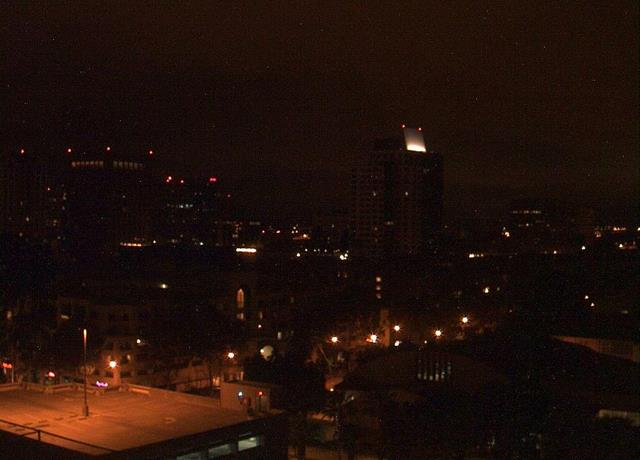
#> input picture data/night.jpg, 640 x 460 px, found by its file name
$ python CLAHE.py --input data/night.jpg --output results/clahe_enhanced.png
#> lines starting #> are read from the running program, lines starting #| are printed output that depends on the picture; after the words box and inside, x2 and y2 are one past the last pixel; in counts of white or black regions, pixels touching at a corner belong together
### src/utils.py
import os

import cv2
import matplotlib.pyplot as plt
import numpy as np
from matplotlib.backends.backend_agg import FigureCanvasAgg as FigureCanvas

CANVAS_SIZE = 500
HISTOGRAM_SIZE = 600
STEP_MARGIN = 20


def load_bgr(path: str) -> np.ndarray:
    """Load a colour image as uint8 BGR. Raises FileNotFoundError if the file cannot be opened."""
    img = cv2.imread(path)
    if img is None:
        raise FileNotFoundError(f"Cannot load image: {os.path.abspath(path)}")
    return img


def histogram_match(source, reference):
    """Match the histogram of source to reference, channel-wise."""
    matched = np.zeros_like(source)
    for c in range(3):
        src = source[:, :, c].ravel()
        ref = reference[:, :, c].ravel()
        src_values, src_indices, src_counts = np.unique(
            src, return_inverse=True, return_counts=True
        )
        ref_values, ref_counts = np.unique(ref, return_counts=True)
        src_cdf = np.cumsum(src_counts).astype(np.float64)
        src_cdf /= src_cdf[-1]
        ref_cdf = np.cumsum(ref_counts).astype(np.float64)
        ref_cdf /= ref_cdf[-1]
        interp_values = np.interp(src_cdf, ref_cdf, ref_values)
        matched[:, :, c] = (
            interp_values[src_indices]
            .reshape(source.shape[0], source.shape[1])
            .astype(np.uint8)
        )
    return matched


def mse_between_images(img1, img2):
    """Return per-channel (R, G, B) and average MSE between two BGR images."""
    mse_channels = np.mean(
        (img1.astype("float") - img2.astype("float")) ** 2, axis=(0, 1)
    )
    mse_b, mse_g, mse_r = mse_channels
    mse_overall = float(mse_channels.mean())
    return mse_r, mse_g, mse_b, mse_overall


def visualize_pipeline(steps):
    n_steps = len(steps)
    title_height = 40
    canvas_width = n_steps * (CANVAS_SIZE + STEP_MARGIN) - STEP_MARGIN
    canvas_height = title_height + CANVAS_SIZE
    pipeline_canvas = np.ones((canvas_height, canvas_width, 3), dtype=np.uint8) * 255
    for idx, (title, img) in enumerate(steps):
        x_start = idx * (CANVAS_SIZE + STEP_MARGIN)
        title_canvas = np.ones((title_height, CANVAS_SIZE, 3), dtype=np.uint8) * 255
        cv2.putText(
            title_canvas,
            f"Step {idx + 1}: {title}",
            (10, 28),
            cv2.FONT_HERSHEY_SIMPLEX,
            0.8,
            (0, 0, 0),
            2,
        )
        step_img = cv2.resize(img, (CANVAS_SIZE, CANVAS_SIZE))
        pipeline_canvas[0:title_height, x_start : x_start + CANVAS_SIZE] = title_canvas
        pipeline_canvas[
            title_height : title_height + CANVAS_SIZE, x_start : x_start + CANVAS_SIZE
        ] = step_img
    return pipeline_canvas


def plot_histogram_image(image, title):
    fig, ax = plt.subplots(figsize=(5, 5), dpi=100)
    colors = ("b", "g", "r")
    for i, color in enumerate(colors):
        hist = cv2.calcHist([image], [i], None, [256], [0, 256])
        ax.plot(hist, color=color)
    ax.set_xlim(0, 256)
    ax.set_title(title)
    ax.set_xlabel("Pixel Value")
    ax.set_ylabel("Frequency")
    ax.grid(True)
    fig.tight_layout()
    canvas = FigureCanvas(fig)
    canvas.draw()
    width, height = fig.canvas.get_width_height()
    img = np.frombuffer(canvas.buffer_rgba(), dtype=np.uint8)
    img = img.reshape((height, width, 4))
    img = cv2.cvtColor(img, cv2.COLOR_RGBA2BGR)
    plt.close(fig)
    return img


def visualize_histogram_pipeline(steps):
    n_steps = len(steps)
    title_height = 40
    canvas_width = n_steps * (HISTOGRAM_SIZE + STEP_MARGIN) - STEP_MARGIN
    canvas_height = title_height + HISTOGRAM_SIZE
    pipeline_canvas = np.ones((canvas_height, canvas_width, 3), dtype=np.uint8) * 255
    for idx, (title, img) in enumerate(steps):
        x_start = idx * (HISTOGRAM_SIZE + STEP_MARGIN)
        title_canvas = np.ones((title_height, HISTOGRAM_SIZE, 3), dtype=np.uint8) * 255
        cv2.putText(
            title_canvas,
            f"Step {idx + 1}: {title} Histogram",
            (10, 28),
            cv2.FONT_HERSHEY_SIMPLEX,
            0.8,
            (0, 0, 0),
            2,
        )
        hist_img = plot_histogram_image(img, title)
        hist_img = cv2.resize(hist_img, (HISTOGRAM_SIZE, HISTOGRAM_SIZE))
        pipeline_canvas[0:title_height, x_start : x_start + HISTOGRAM_SIZE] = (
            title_canvas
        )
        pipeline_canvas[
            title_height : title_height + HISTOGRAM_SIZE,
            x_start : x_start + HISTOGRAM_SIZE,
        ] = hist_img
    return pipeline_canvas

### src/CLAHE.py
"""
Night-to-Day Image Enhancement  —  CS 545 Mid-Term Project
===========================================================

Algorithm: CLAHE + Gaussian Blur + Histogram Match
---------------------------------------------------
  1. CLAHE ×CLAHE_PASSES on the LAB L-channel  — contrast lift without colour shift.
  2. Gaussian blur (σ=FINAL_SIGMA)              — final anti-aliasing / de-blocking.
  3. Histogram match to the reference day image — global colour/tone alignment.

USAGE
-----
  # Enhance a night image:
  python src/CLAHE.py --input data/night.jpg --output results/clahe_enhanced.png

  # Also evaluate MSE against ground truth:
  python src/CLAHE.py --input data/night.jpg --output results/clahe_enhanced.png \\
                      --eval_ref data/day.jpg
"""

import argparse
import os
import sys

import cv2
import numpy as np

sys.path.insert(0, os.path.dirname(__file__))
from utils import (
    histogram_match,
    load_bgr,
    mse_between_images,
    visualize_histogram_pipeline,
    visualize_pipeline,
)

# ─────────────────────────────────────────────────────────────────────────────
# Constants
# ─────────────────────────────────────────────────────────────────────────────

CLAHE_CLIP = 2.0  # CLAHE clip limit
CLAHE_TILE = 4  # CLAHE tileGridSize (square)
CLAHE_PASSES = 2  # number of successive CLAHE applications on L-channel
FINAL_SIGMA = 1.8  # Gaussian blur σ for final anti-aliasing / de-blocking
REF_DAY_PATH = "data/day.jpg"  # reference day image for histogram match


# ─────────────────────────────────────────────────────────────────────────────
# Enhancement
# ─────────────────────────────────────────────────────────────────────────────


def enhance(night_bgr: np.ndarray) -> tuple:
    """
    Enhance a night image with CLAHE on the LAB L-channel, a final Gaussian
    blur, and a histogram match to the reference day image (REF_DAY_PATH).

    Returns (enhanced_image, list_of_pipeline_steps).
    """
    ref_day = load_bgr(REF_DAY_PATH)
    steps = []
    img = night_bgr.copy()
    steps.append(("Input", img.copy()))

    clahe = cv2.createCLAHE(clipLimit=CLAHE_CLIP, tileGridSize=(CLAHE_TILE, CLAHE_TILE))
    for _ in range(CLAHE_PASSES):
        lab = cv2.cvtColor(img, cv2.COLOR_BGR2LAB)
        lab[:, :, 0] = clahe.apply(lab[:, :, 0])
        img = cv2.cvtColor(lab, cv2.COLOR_LAB2BGR)
    steps.append(
        (f"CLAHE ×{CLAHE_PASSES} (clip={CLAHE_CLIP}, tile={CLAHE_TILE})", img.copy())
    )

    img = cv2.GaussianBlur(img, (0, 0), FINAL_SIGMA)
    steps.append((f"Gaussian Blur (σ={FINAL_SIGMA})", img.copy()))

    ref_resized = cv2.resize(ref_day, (img.shape[1], img.shape[0]))
    img = histogram_match(img, ref_resized)
    steps.append(("Histogram Match", img.copy()))

    return img, steps


# ─────────────────────────────────────────────────────────────────────────────
# CLI
# ─────────────────────────────────────────────────────────────────────────────


def main():
    parser = argparse.ArgumentParser(
        description="Night-to-Day enhancement via CLAHE + Gaussian blur."
    )
    parser.add_argument(
        "--input",
        "-i",
        type=str,
        default="data/night.jpg",
        help="Path to the night image to enhance.",
    )
    parser.add_argument(
        "--output",
        "-o",
        type=str,
        default="results/clahe/clahe_enhanced.png",
        help="Where to save the enhanced image.",
    )
    parser.add_argument(
        "--eval_ref",
        "--eval",
        dest="eval_ref",
        type=str,
        default="data/day.jpg",
        help="Path to a ground-truth day image for MSE evaluation.",
    )
    args = parser.parse_args()

    night = load_bgr(args.input)
#> in load_bgr, img is the input picture: shape (460, 640, 3); mean B, G, R 10.4, 16.2, 32.8
    print(f"Input: {args.input}  {night.shape[1]}×{night.shape[0]}")
#| Input: data/night.jpg  640×460

    result, steps = enhance(night)
#> call 2 of load_bgr, with path = 'data/day.jpg'
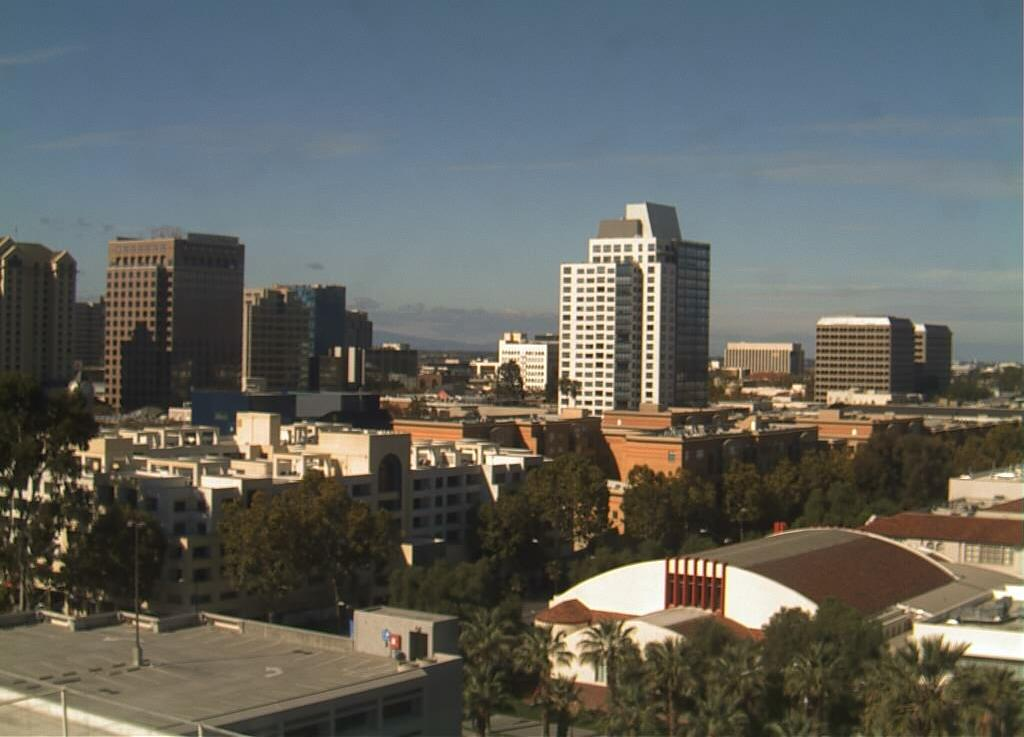
#> input picture data/day.jpg, 1024 x 737 px, found by its file name
#> in load_bgr, img is the input picture: shape (737, 1024, 3); mean B, G, R 95, 99.7, 98.2
#> after the loop in enhance, `for _ in range(CLAHE_PASSES):`: lab: shape (460, 640, 3); mean of channels 0, 1, 2 62, 134.3, 133.7
#> after the loop in histogram_match, `for c in range(3):`:
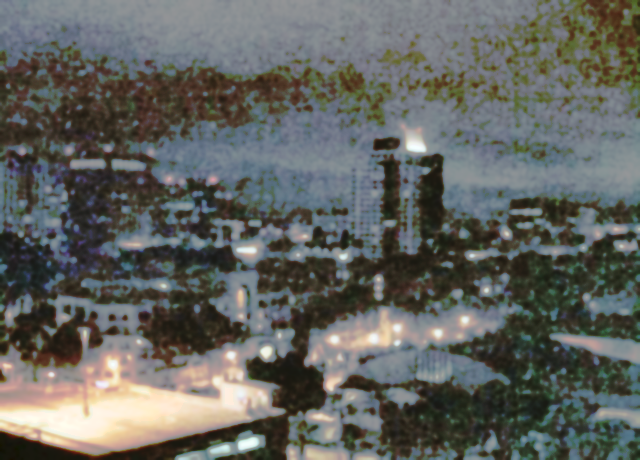
#> matched: shape (460, 640, 3); mean B, G, R 95.9, 100, 98
#> steps = 4 items

    os.makedirs(
        os.path.dirname(args.output) if os.path.dirname(args.output) else ".",
        exist_ok=True,
    )
    cv2.imwrite(args.output, result)
    print(f"Enhanced image → {args.output}")

    if args.eval_ref:
        day = load_bgr(args.eval_ref)
        day = cv2.resize(day, (result.shape[1], result.shape[0]))
        night_r = cv2.resize(night, (result.shape[1], result.shape[0]))

        mr, mg, mb, m_all = mse_between_images(night_r, day)
#> in mse_between_images, `mse_channels = np.mean( (img1.astype("float") - img2.astype("float")) ..`: mse_channels = [10092.8, 9469.8, 7285.8]
#> in mse_between_images, `mse_b, mse_g, mse_r = mse_channels`: mse_b = 10092.8; mse_g = 9469.8; mse_r = 7285.8
#> in mse_between_images, `mse_overall = float(mse_channels.mean())`: mse_overall = 8949.5
#> mr = 7285.8; mg = 9469.8; mb = 10092.8; m_all = 8949.5
        print(
            f"\nBaseline (raw night vs. day):  R={mr:.1f}  G={mg:.1f}  B={mb:.1f}  overall={m_all:.1f}"
        )
#| Baseline (raw night vs. day):  R=7285.8  G=9469.8  B=10092.8  overall=8949.5

        er, eg, eb, e_all = mse_between_images(result, day)
#> er = 4102.5; eg = 3599.3; eb = 4108.9; e_all = 3936.9
        print(
            f"Enhanced (CLAHE output vs. day): R={er:.1f}  G={eg:.1f}  B={eb:.1f}  overall={e_all:.1f}"
        )
#| Enhanced (CLAHE output vs. day): R=4102.5  G=3599.3  B=4108.9  overall=3936.9

        pct = (1.0 - e_all / m_all) * 100
#> pct = 56.01
        print(f"MSE reduction: {pct:.1f} %")
#| MSE reduction: 56.0 %

    base = os.path.splitext(args.output)[0]
    cv2.imwrite(base + "_pipeline.png", visualize_pipeline(steps))
#> in visualize_pipeline, `n_steps = len(steps)`: n_steps = 4
#> in visualize_pipeline, `canvas_width = n_steps * (CANVAS_SIZE + STEP_MARGIN) - STEP_MARGIN`: canvas_width = 2060
#> the loop in visualize_pipeline, `for idx, (title, img) in enumerate(steps):` made 4 passes
#> (title, x_start) on passes 1 to 4: ('Input', 0), ('CLAHE ×2 (clip=2.0, tile=4)', 520), ('Gaussian Blur (σ=1.8)', 1040), ('Histogram Match', 1560)
#> pass 1, in visualize_pipeline, `step_img = cv2.resize(img, (CANVAS_SIZE, CANVAS_SIZE))`:
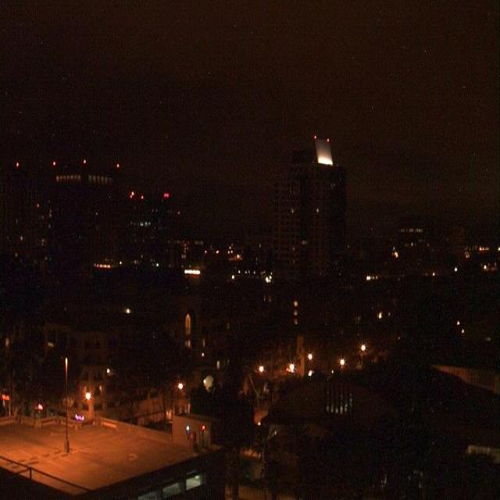
#> step_img: shape (500, 500, 3); mean of channels 0, 1, 2 10.3, 16.1, 32.7; drawn as B, G, R
#> after the loop in visualize_pipeline, `for idx, (title, img) in enumerate(steps):`:
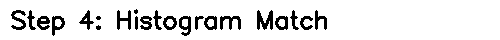
#> title_canvas: shape (40, 500, 3); 89.4% white; 22 black regions (3 under 20 px), largest, box (x1, y1, x2, y2) and area: (257, 10, 273, 30) 194, (220, 16, 241, 30) 151, (11, 10, 26, 30) 143
    cv2.imwrite(base + "_histograms.png", visualize_histogram_pipeline(steps))
#> in visualize_histogram_pipeline, `n_steps = len(steps)`: n_steps = 4
#> in visualize_histogram_pipeline, `canvas_width = n_steps * (HISTOGRAM_SIZE + STEP_MARGIN) - STEP_MARGIN`: canvas_width = 2460
#> the loop in visualize_histogram_pipeline, `for idx, (title, img) in enumerate(steps):` made 4 passes
#> (title, x_start) on passes 1 to 4: ('Input', 0), ('CLAHE ×2 (clip=2.0, tile=4)', 620), ('Gaussian Blur (σ=1.8)', 1240), ('Histogram Match', 1860)
#> pass 1, in visualize_histogram_pipeline, `hist_img = cv2.resize(hist_img, (HISTOGRAM_SIZE, HISTOGRAM_SIZE))`:
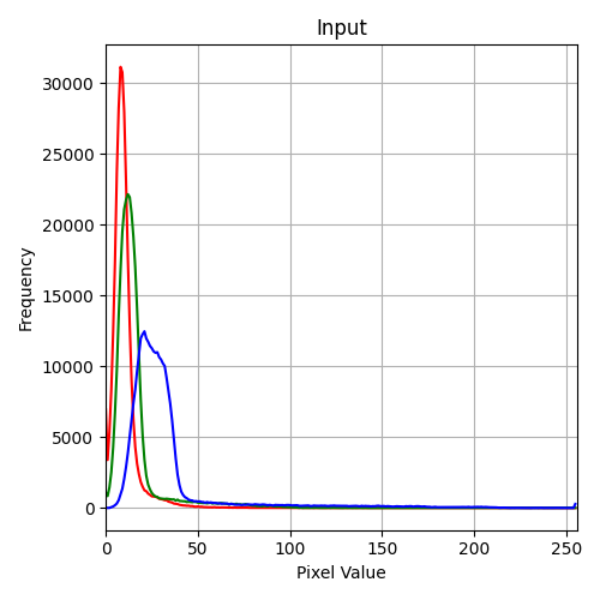
#> hist_img: shape (600, 600, 3); mean R, G, B 247, 246, 246.6
#> after the loop in visualize_histogram_pipeline, `for idx, (title, img) in enumerate(steps):`:
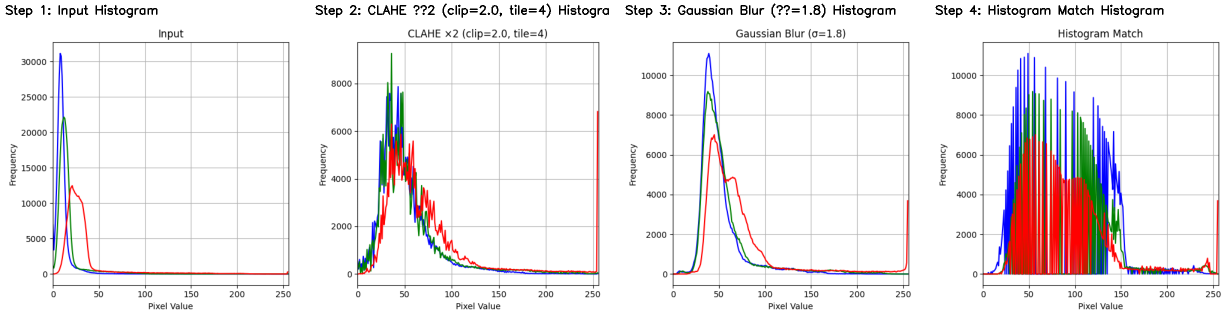
#> pipeline_canvas: shape (640, 2460, 3) (shown at 1/2 size); mean of channels 0, 1, 2 237.2, 235.6, 239.8; drawn as B, G, R
#> after the loop in visualize_histogram_pipeline, `for idx, (title, img) in enumerate(steps):`:
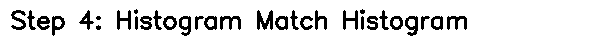
#> title_canvas: shape (40, 600, 3); 87.2% white; 32 black regions (4 under 20 px), largest, box (x1, y1, x2, y2) and area: (257, 10, 273, 30) 194, (220, 16, 241, 30) 151, (447, 16, 467, 30) 148
    print(f"Pipeline visualisation → {base}_pipeline.png")
    print(f"Histogram visualisation → {base}_histograms.png")


# [50 lines left out: function run, not called in this run]


if __name__ == "__main__":
    main()
